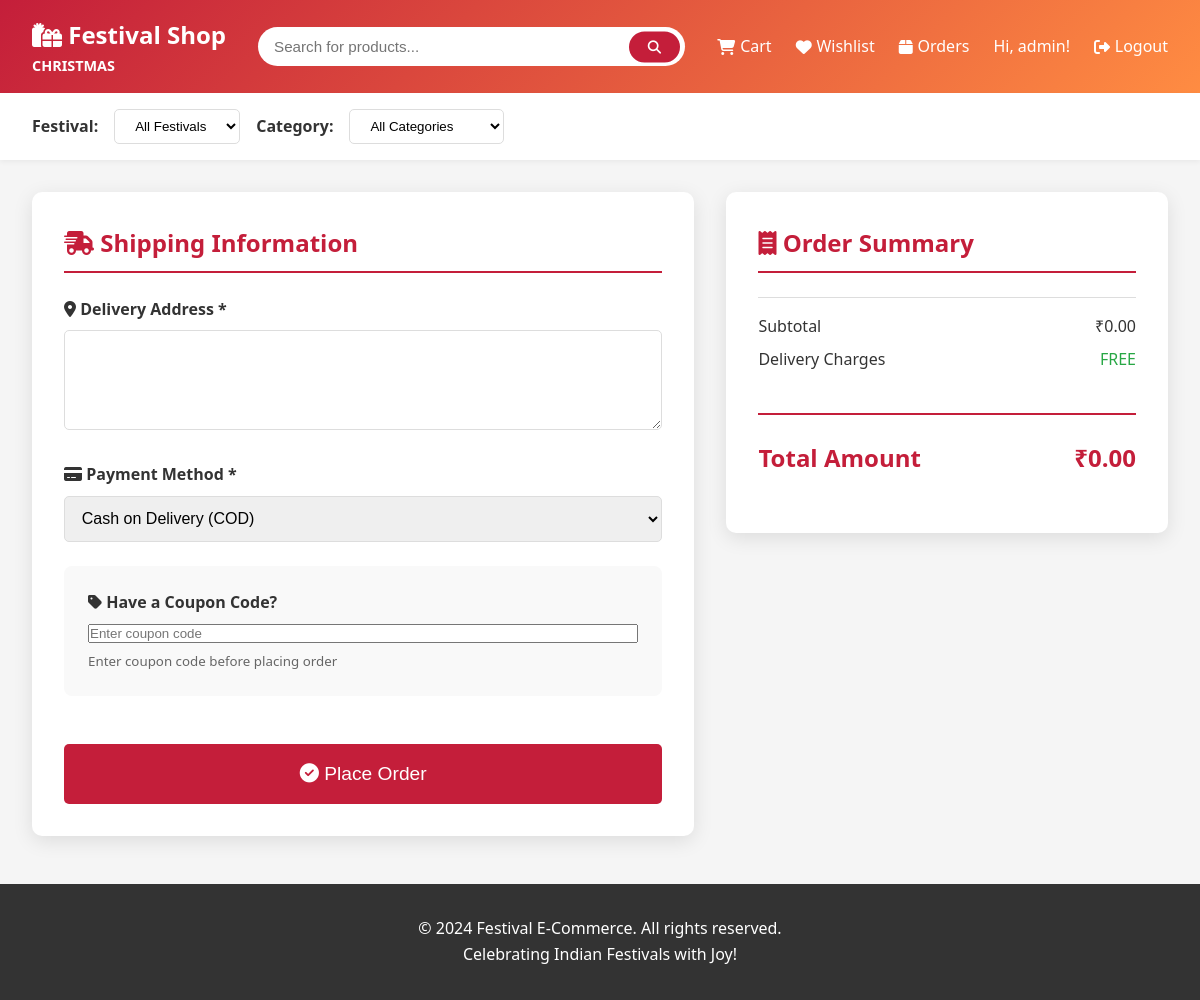
The app's page /checkout/ (signed in) with its own data.
### shop/models.py (models this page shows, shortened)
class Festival(models.Model):
    name = models.CharField(max_length=100)
    slug = models.SlugField(unique=True)
    description = models.TextField()
    start_date = models.DateField()
    end_date = models.DateField()
    is_active = models.BooleanField(default=False)
    theme_color = models.CharField(max_length=7, default='#FF6B35')
    banner_image = models.ImageField(upload_to='festivals/', blank=True)
    created_at = models.DateTimeField(auto_now_add=True)
    class Meta:
        ordering = ['-start_date']

class Cart(models.Model):
    user = models.ForeignKey(settings.AUTH_USER_MODEL, on_delete=models.CASCADE, related_name='cart')
    created_at = models.DateTimeField(auto_now_add=True)
    updated_at = models.DateTimeField(auto_now=True)
    @property
    def total_price(self):
        return sum(item.subtotal for item in self.items.all())

### accounts/models.py (models this page shows, shortened)
class User(AbstractUser):
    email = models.EmailField(unique=True)
    phone = models.CharField(max_length=15, blank=True)
    address = models.TextField(blank=True)
    city = models.CharField(max_length=100, blank=True)
    state = models.CharField(max_length=100, blank=True)
    pincode = models.CharField(max_length=10, blank=True)
    is_admin = models.BooleanField(default=False)
    created_at = models.DateTimeField(auto_now_add=True)
    updated_at = models.DateTimeField(auto_now=True)
    class Meta:
        verbose_name = 'User'
        verbose_name_plural = 'Users'

### shop/views.py (the view, shortened to what this page needs)
# urls.py: path('checkout/', views.checkout, name='checkout'),
@login_required
def checkout(request):
    cart = get_object_or_404(Cart, user=request.user)
    context = {
        'cart': cart,
    }
    return render(request, 'shop/checkout.html', context)

### shop/context_processors.py (called while the page is built)
def festival_context(request):
    active_festival = Festival.objects.filter(
        is_active=True,
        start_date__lte=date.today(),
        end_date__gte=date.today()
    ).first()
    categories = Category.objects.all()
    return {
        'active_festival': active_festival,
        'all_categories': categories,
    }

### templates/shop/checkout.html (shortened to what this page needs)
{% extends 'base.html' %}
{% block content %}
<div class="checkout-container">
    <div class="checkout-form">
        <h2><i class="fas fa-shipping-fast"></i> Shipping Information</h2>
        <form method="post">
            <div class="form-group">
                <label for="address"><i class="fas fa-map-marker-alt"></i> Delivery Address *</label>
                <textarea id="address" name="address" required>{{ user.address }}</textarea>
            </div>
            <div class="form-group">
                <label for="payment_method"><i class="fas fa-credit-card"></i> Payment Method *</label>
                <select id="payment_method" name="payment_method" required>
                    <option value="COD">Cash on Delivery (COD)</option>
                </select>
            </div>
            <div class="coupon-section">
                <label style="font-weight: 600; margin-bottom: 0.5rem; display: block;">
                    <i class="fas fa-tag"></i> Have a Coupon Code?
                </label>
                <div class="coupon-input">
                    <input type="text" name="coupon_code" placeholder="Enter coupon code">
                </div>
                <small style="color: #666; display: block; margin-top: 0.5rem;">
                    Enter coupon code before placing order
                </small>
            </div>
            <button type="submit" class="btn btn-primary place-order-btn">
                <i class="fas fa-check-circle"></i> Place Order
            </button>
        </form>
    </div>
    <div class="order-summary">
        <h2><i class="fas fa-receipt"></i> Order Summary</h2>
        <div style="padding: 1rem 0; border-top: 1px solid var(--border-color); margin-top: 1rem;">
            <div style="display: flex; justify-content: space-between; margin-bottom: 0.5rem;">
                <span>Subtotal</span>
                <span>₹{{ cart.total_price|floatformat:2 }}</span>
            </div>
            <div style="display: flex; justify-content: space-between; margin-bottom: 0.5rem;">
                <span>Delivery Charges</span>
                <span style="color: #28a745;">FREE</span>
            </div>
        </div>
        <div class="summary-total">
            <span>Total Amount</span>
            <span>₹{{ cart.total_price|floatformat:2 }}</span>
        </div>
    </div>
</div>
{% endblock %}

### templates/base.html (shortened to what this page needs)
<!DOCTYPE html>
<html lang="en">
<head>
    <link rel="stylesheet" href="https://cdnjs.cloudflare.com/ajax/libs/font-awesome/6.4.0/css/all.min.css">
</head>
<body>
    <nav class="navbar">
        <div class="nav-container">
            <a href="{% url 'home' %}" class="nav-brand">
                <i class="fas fa-gifts"></i> Festival Shop
                {% if active_festival %}
                    <small style="font-size: 0.6em; display: block;">{{ active_festival.name }}</small>
                {% endif %}
            </a>
            <div class="nav-search">
                <form action="{% url 'product_list' %}" method="get">
                    <input type="text" name="search" placeholder="Search for products..." value="{{ search_query }}">
                    <button type="submit"><i class="fas fa-search"></i></button>
                </form>
            </div>
            <div class="nav-links">
                {% if user.is_authenticated %}
                    <a href="{% url 'cart' %}">
                        <i class="fas fa-shopping-cart"></i> Cart
                    </a>
                    <a href="{% url 'wishlist' %}">
                        <i class="fas fa-heart"></i> Wishlist
                    </a>
                    <a href="{% url 'order_list' %}">
                        <i class="fas fa-box"></i> Orders
                    </a>
                    <span>Hi, {{ user.username }}!</span>
                    <a href="{% url 'logout' %}">
                        <i class="fas fa-sign-out-alt"></i> Logout
                    </a>
                {% endif %}
            </div>
        </div>
    </nav>
    {% if user.is_authenticated %}
    <div class="filter-bar">
        <div class="filter-container">
            <label><strong>Festival:</strong></label>
            <select onchange="window.location.href='?festival='+this.value">
                <option value="">All Festivals</option>
            </select>
            <label><strong>Category:</strong></label>
            <select onchange="window.location.href='{% url 'product_list' %}?category='+this.value">
                <option value="">All Categories</option>
            </select>
        </div>
    </div>
    {% endif %}
    <div class="container">
        {% block content %}{% endblock %}
    </div>
    <footer class="footer">
        <p>&copy; 2024 Festival E-Commerce. All rights reserved.</p>
        <p>Celebrating Indian Festivals with Joy!</p>
    </footer>
</body>
</html>

### templates/shop/checkout.html (style rules this page uses)
.checkout-container { display: grid; grid-template-columns: 1.5fr 1fr; gap: 2rem; }
.checkout-form { background: white; padding: 2rem; border-radius: 10px; box-shadow: 0 5px 20px rgba(0,0,0,0.1); }
.checkout-form h2 { color: var(--primary-color); margin-bottom: 1.5rem; padding-bottom: 0.5rem; border-bottom: 2px solid var(--primary-color); }
.form-group { margin-bottom: 1.5rem; }
.form-group label { display: block; margin-bottom: 0.5rem; font-weight: 600; }
.form-group textarea, .form-group input, .form-group select { width: 100%; padding: 0.8rem; border: 1px solid var(--border-color); border-radius: 5px; font-size: 1rem; }
.form-group textarea { resize: vertical; min-height: 100px; }
.order-summary { background: white; padding: 2rem; border-radius: 10px; box-shadow: 0 5px 20px rgba(0,0,0,0.1); height: fit-content; }
.order-summary h2 { color: var(--primary-color); margin-bottom: 1.5rem; padding-bottom: 0.5rem; border-bottom: 2px solid var(--primary-color); }
.summary-total { display: flex; justify-content: space-between; padding: 1.5rem 0; font-size: 1.5rem; font-weight: bold; color: var(--primary-color); margin-top: 1rem; border-top: 2px solid var(--primary-color); }
.place-order-btn { width: 100%; padding: 1.2rem; font-size: 1.2rem; margin-top: 1.5rem; }
.coupon-section { background: #f9f9f9; padding: 1.5rem; border-radius: 8px; margin-bottom: 1.5rem; }
.coupon-input { display: flex; gap: 0.5rem; }
.coupon-input input { flex: 1; }

### records on screen
Festival: name "CHRISTMAS"
User: username "admin"
Cart: total_price "0.00"
